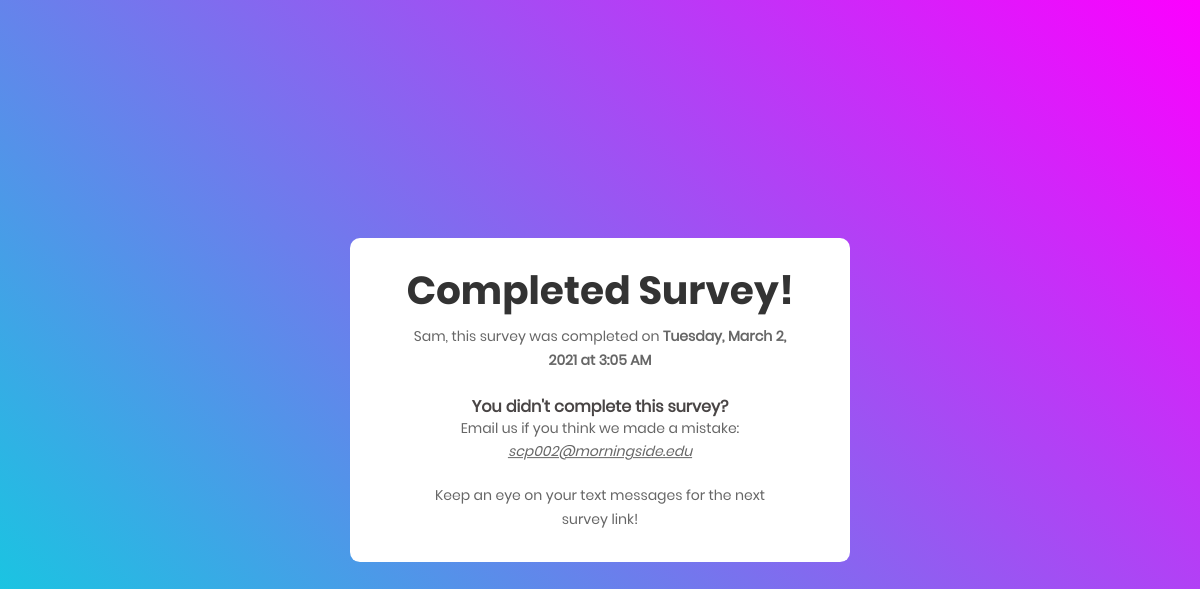
/surveys/token2/, run on the app's committed database.
### surveys/models.py (models this page shows, shortened)
class User(models.Model):
    userID = models.IntegerField(primary_key=True)
    firstName = models.CharField(max_length=200)
    phoneNumber = models.CharField(max_length=15)
    email = models.EmailField()
    userGroup = models.CharField(max_length=200)
    studyID = models.ForeignKey(Study, on_delete=models.CASCADE)
    active_p = models.BooleanField(default=False)

class Survey(models.Model):
    surveyID = models.IntegerField(primary_key=True)
    token = models.CharField(max_length=6, unique=True)
    userID = models.ForeignKey(User, on_delete=models.CASCADE)
    creationDate = models.DateTimeField(default=timezone.now)
    expirationDate = models.DateTimeField(null=True)
    completed_p = models.BooleanField(default=False)
    completionDate = models.DateTimeField(null=True, blank=True, default=None)
    def displayCompletionDate(self):
        return str(timezone.localtime(self.completionDate).strftime("%A, %B %-d, %Y at %-I:%M %p"))
    class Meta ():
        get_latest_by = "creationDate"

### surveys/views.py (the view, shortened to what this page needs)
# urls.py: path('<str:token>/', views.GetSurvey, name='GetSurvey'),
@require_GET
@never_cache
def GetSurvey(request, token):
    survey = get_object_or_404(Survey, token=token)
    if (surveyService.IsSurveyCompleted(survey.surveyID)):
        return render(request, 'surveys/completed.html', {'user' : survey.userID, 'survey' : survey} )

### surveys/services.py (called while the page is built)
    @staticmethod
    def IsSurveyCompleted(surveyID):
        survey = Survey.objects.get(pk = surveyID)
        return (survey.completed_p == True)

### surveys/templates/surveys/completed.html (shortened to what this page needs)
<!DOCTYPE html>
<html lang="en">
  <head>
    {% load static %}
    <link rel="stylesheet" href="{% static 'css/bootstrap.min.css' %}">
    <link rel="stylesheet" href="{% static 'css/bootstrap.css' %}">
    <link rel="stylesheet" type="text/css" href="{% static 'template/fonts/font-awesome-4.7.0/css/font-awesome.min.css' %}">
  	<link rel="stylesheet" type="text/css" href="{% static 'template/css/util.css' %}">
  	<link rel="stylesheet" type="text/css" href="{% static 'template/css/main.css' %}">
  </head>
  <body>
  <div class="main-container-wrapper100 expiredContainer">
      <div class="container-contact100 text-center vertical-center" id="userContainer">
        <div class="wrap-contact100" id="userWrapper">
          <h1 class="contact100-form-title">
            Completed Survey!
          </h1>
          <p>
            {{user.firstName}}, this survey was completed on
            <span style="font-weight: bold;">{{survey.displayCompletionDate}}  </span>
          </p>
          <h5 class="main-subtitle"> You didn't complete this survey? </h5>
          <p>
            Email us if you think we made a mistake:
            <a href="mailto: scp002@morningside.edu" style="font-style: italic">scp002@morningside.edu </a>
          </p>
          <p class="center-paragraph">
            Keep an eye on your text messages for the next survey link!
          </p>
        </div>
      </div>
    </div>
  </body>
</html>

### static/template/css/main.css (style rules this page uses)
* { margin: 0px; padding: 0px; box-sizing: border-box; }
body, html { height: 100%; font-family: Poppins-Regular, sans-serif; }
a { font-family: Poppins-Regular; font-size: 14px; line-height: 1.7; color: #666666; margin: 0px; transition: all 0.4s; -webkit-transition: all 0.4s; -o-transition: all 0.4s; -moz-transition: all 0.4s; }
h1,h2,h3,h4,h5,h6 { margin: 0px; }
p { font-family: Poppins-Regular; font-size: 14px; line-height: 1.7; color: #666666; margin: 0px; }
.main-container-wrapper100 { background: #a64bf4; background: -webkit-linear-gradient(45deg, #00dbde, #fc00ff); background: -o-linear-gradient(45deg, #00dbde, #fc00ff); background: -moz-linear-gradient(45deg, #00dbde, #fc00ff); background: linear-gradient(45deg, #00dbde, #fc00ff); }
.container-contact100 { width: 100%; display: -webkit-box; display: -webkit-flex; display: -moz-box; display: -ms-flexbox; display: flex; flex-wrap: wrap; justify-content: center; align-items: center; padding: 5px 15px; }
.wrap-contact100 { width: 500px; background: #fff; border-radius: 10px; overflow: hidden; padding: 30px 55px; }
#userContainer { padding: 10px 15px; }
.contact100-form-title { display: block; font-family: Poppins-Bold; font-size: 39px; color: #333333; line-height: 1.2; text-align: center; padding-bottom: 10px; }
.expiredContainer { height: 100%; }
.vertical-center { position: absolute; top: 50%; -ms-transform: translateY(-50%); transform: translateY(-50%); }
.center-paragraph { width: 90%; margin: 0 auto; padding: 20px 0 0px; }
.main-subtitle { font-family: Poppins-Regular; font-weight: bold; color: #494545; font-size: 16px; padding: 25px 0 0; }

### data on the page
User: firstName "Sam"
Survey: displayCompletionDate "Tuesday, March 2, 2021 at 3:05 AM"
